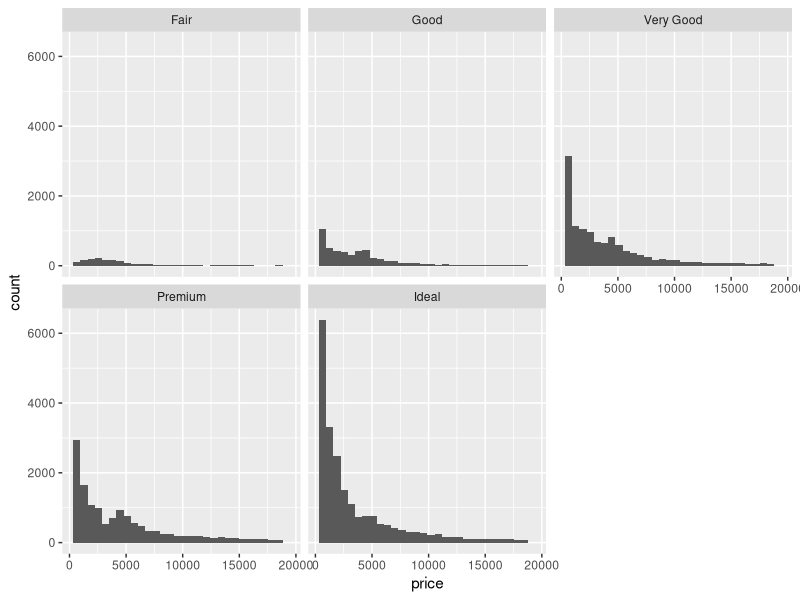
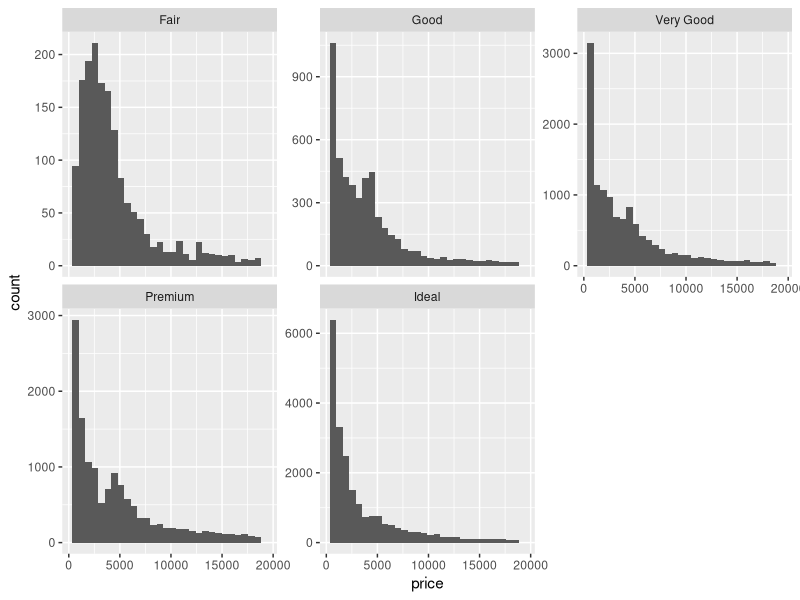
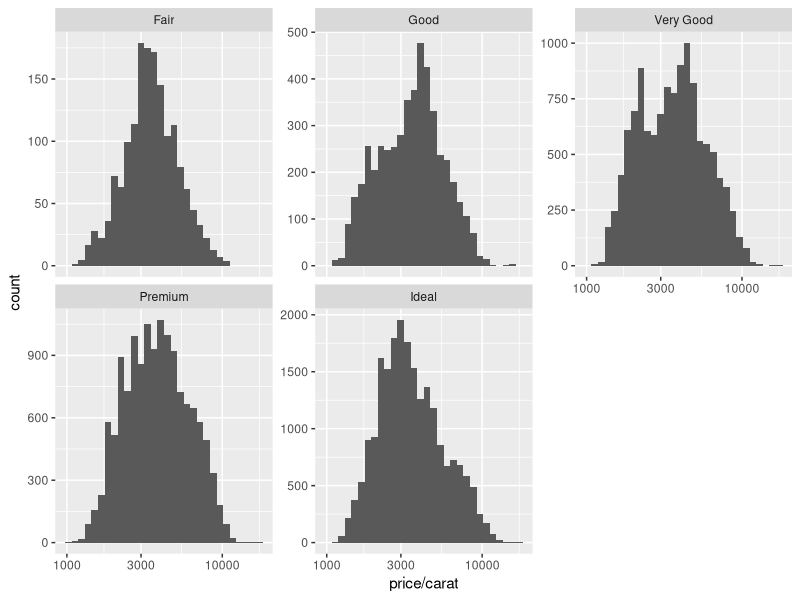
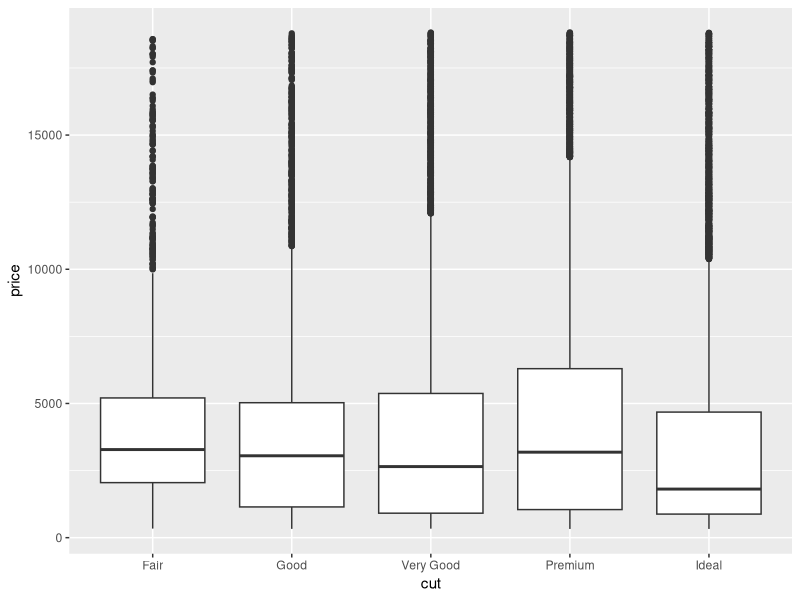
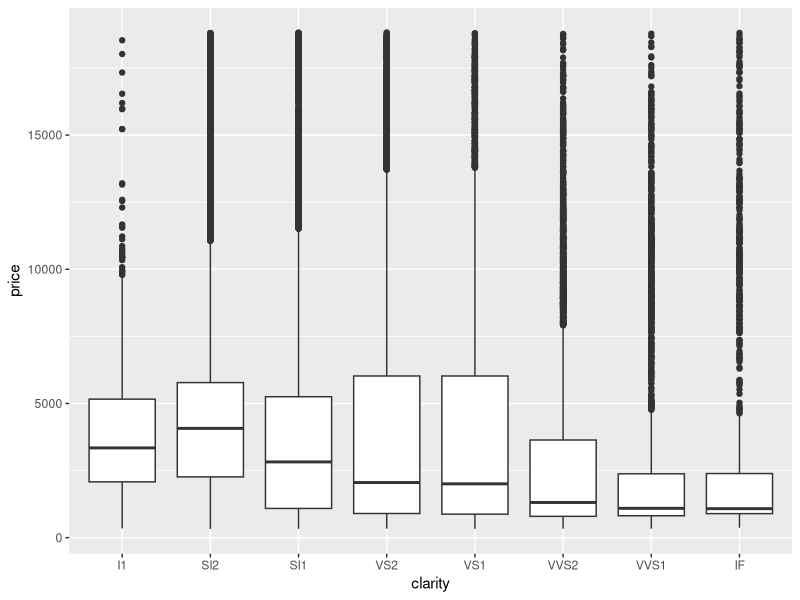
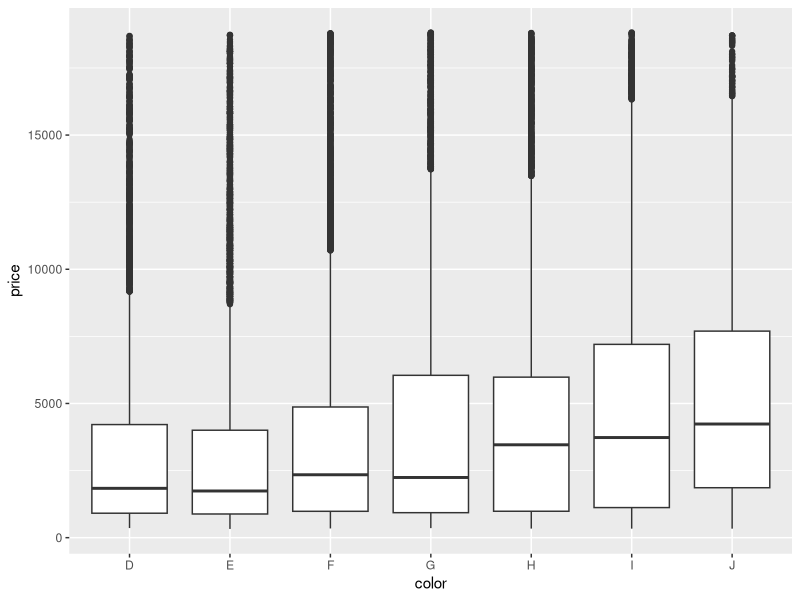
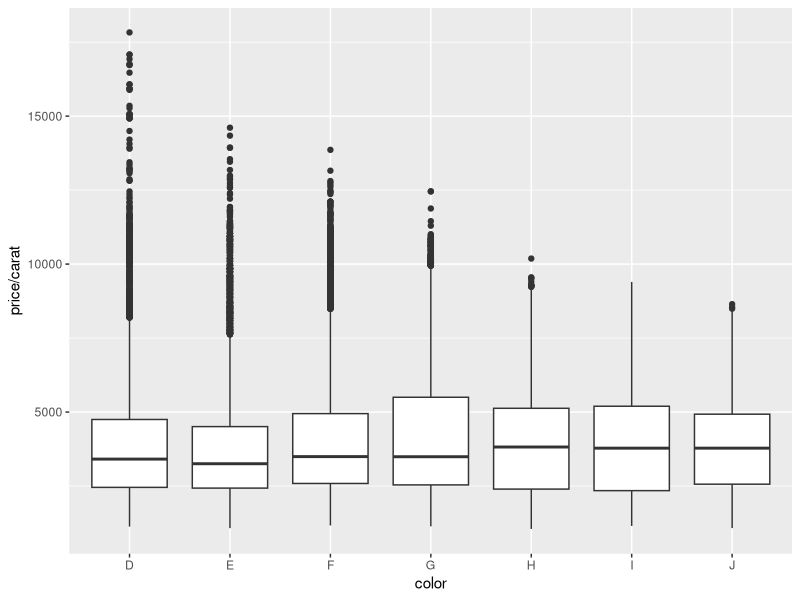
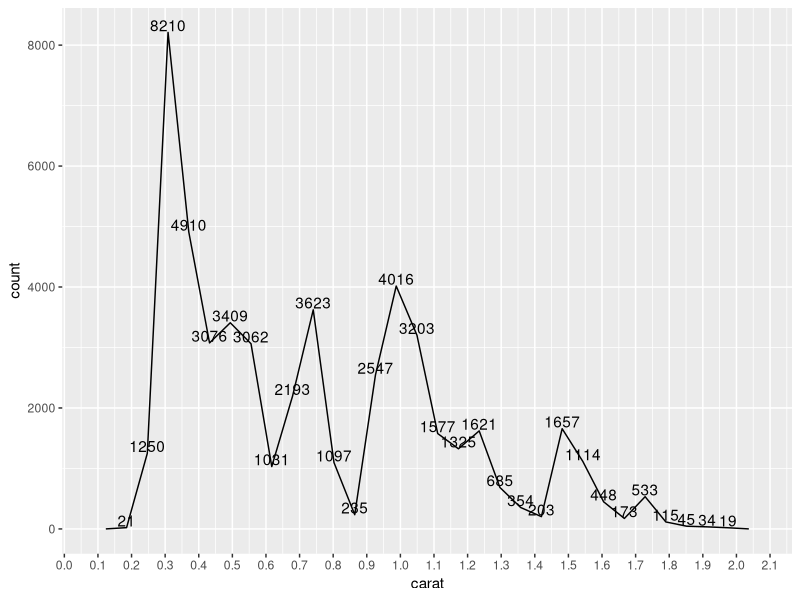

R code for these plots, in order:
## ---- chunk 1
library(ggplot2)
data(diamonds)
summary(diamonds)
## ---- chunk 2
ggplot(diamonds, aes(x = price)) +
  geom_histogram() +
  facet_wrap(~cut)
## ---- chunk 3
by(diamonds$price, diamonds$cut, summary)
## ---- chunk 4
?diamonds
## ---- chunk 5
ggplot(diamonds, aes(x = price)) +
  geom_histogram() +
  facet_wrap(~cut, scales = "free_y")
## ---- chunk 6
ggplot(diamonds, aes(x = price/carat)) +
  geom_histogram() +
  facet_wrap(~cut, scales = "free_y") +
  scale_x_log10()
## ---- chunk 7
ggplot(diamonds, aes(x = cut, y = price)) +
  geom_boxplot()
## ---- chunk 8
ggplot(diamonds, aes(x = clarity, y = price)) +
  geom_boxplot()
## ---- chunk 9
ggplot(diamonds, aes(x = color, y = price)) +
  geom_boxplot()

by(diamonds$price, diamonds$color, summary)
## ---- chunk 10
IQR(subset(diamonds, color == "D")$price)
IQR(subset(diamonds, color == "J")$price)
## ---- chunk 11
ggplot(diamonds, aes(x = color, y = price/carat)) +
  geom_boxplot()
## ---- chunk 12
ggplot(subset(diamonds, diamonds$carat < 2), aes(x = carat)) +
  geom_freqpoly(show.legend = TRUE) +
  stat_bin(aes(y = ..count.., label = ..count..), geom="text", vjust=-.1) + scale_x_continuous(breaks = seq(0,5,0.1))


## ---- chunk 13
qplot(x=carat, data = diamonds, geom = "freqpoly", ylim = c(2000,15000)) +
  scale_x_continuous(breaks = seq(0,5,0.1)) +
  coord_cartesian(xlim = c(0,2))
## ---- chunk 14
?geom_freqpoly
